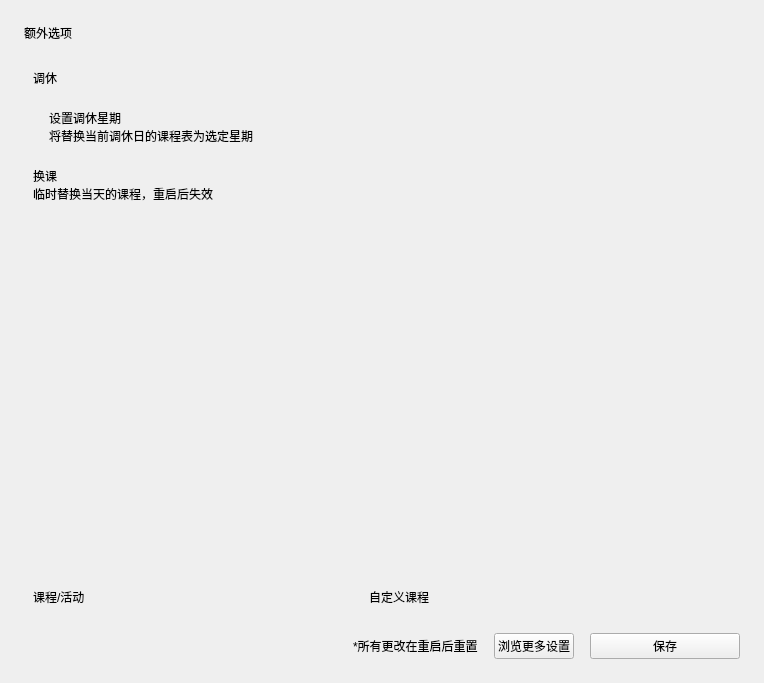
<?xml version="1.0" encoding="UTF-8"?>
<ui version="4.0">
 <class>Form</class>
 <widget class="QWidget" name="Form">
  <property name="geometry">
   <rect>
    <x>0</x>
    <y>0</y>
    <width>764</width>
    <height>683</height>
   </rect>
  </property>
  <property name="windowTitle">
   <string>Form</string>
  </property>
  <layout class="QVBoxLayout" name="verticalLayout_2">
   <property name="spacing">
    <number>18</number>
   </property>
   <property name="leftMargin">
    <number>24</number>
   </property>
   <property name="topMargin">
    <number>24</number>
   </property>
   <property name="rightMargin">
    <number>24</number>
   </property>
   <property name="bottomMargin">
    <number>24</number>
   </property>
   <item>
    <widget class="TitleLabel" name="TitleLabel">
     <property name="text">
      <string>额外选项</string>
     </property>
    </widget>
   </item>
   <item>
    <widget class="SmoothScrollArea" name="ex_scroll">
     <property name="styleSheet">
      <string notr="true">background: transparent; border: none</string>
     </property>
     <property name="verticalScrollBarPolicy">
      <enum>Qt::ScrollBarAlwaysOff</enum>
     </property>
     <property name="widgetResizable">
      <bool>true</bool>
     </property>
     <widget class="QWidget" name="scrollAreaWidgetContents">
      <property name="geometry">
       <rect>
        <x>0</x>
        <y>0</y>
        <width>716</width>
        <height>562</height>
       </rect>
      </property>
      <layout class="QVBoxLayout" name="verticalLayout_3">
       <item>
        <widget class="SubtitleLabel" name="SubtitleLabel_2">
         <property name="text">
          <string>调休</string>
         </property>
        </widget>
       </item>
       <item>
        <widget class="CardWidget" name="CardWidget_2">
         <property name="sizePolicy">
          <sizepolicy hsizetype="Preferred" vsizetype="Preferred">
           <horstretch>0</horstretch>
           <verstretch>0</verstretch>
          </sizepolicy>
         </property>
         <property name="minimumSize">
          <size>
           <width>0</width>
           <height>0</height>
          </size>
         </property>
         <layout class="QHBoxLayout" name="horizontalLayout_3">
          <property name="leftMargin">
           <number>16</number>
          </property>
          <property name="topMargin">
           <number>16</number>
          </property>
          <property name="rightMargin">
           <number>16</number>
          </property>
          <property name="bottomMargin">
           <number>16</number>
          </property>
          <item>
           <layout class="QVBoxLayout" name="verticalLayout">
            <property name="spacing">
             <number>0</number>
            </property>
            <item>
             <widget class="StrongBodyLabel" name="StrongBodyLabel_2">
              <property name="text">
               <string>设置调休星期</string>
              </property>
             </widget>
            </item>
            <item>
             <widget class="CaptionLabel" name="CaptionLabel">
              <property name="text">
               <string>将替换当前调休日的课程表为选定星期</string>
              </property>
             </widget>
            </item>
           </layout>
          </item>
          <item>
           <widget class="ComboBox" name="select_temp_schedule">
            <property name="sizePolicy">
             <sizepolicy hsizetype="Maximum" vsizetype="Fixed">
              <horstretch>0</horstretch>
              <verstretch>0</verstretch>
             </sizepolicy>
            </property>
           </widget>
          </item>
          <item>
           <widget class="ComboBox" name="select_temp_week">
            <property name="sizePolicy">
             <sizepolicy hsizetype="Maximum" vsizetype="Fixed">
              <horstretch>0</horstretch>
              <verstretch>0</verstretch>
             </sizepolicy>
            </property>
           </widget>
          </item>
         </layout>
        </widget>
       </item>
       <item>
        <layout class="QVBoxLayout" name="verticalLayout_4">
         <property name="spacing">
          <number>0</number>
         </property>
         <item>
          <widget class="SubtitleLabel" name="SubtitleLabel">
           <property name="text">
            <string>换课</string>
           </property>
          </widget>
         </item>
         <item>
          <widget class="CaptionLabel" name="CaptionLabel_3">
           <property name="text">
            <string>临时替换当天的课程，重启后失效</string>
           </property>
          </widget>
         </item>
        </layout>
       </item>
       <item>
        <widget class="ListWidget" name="schedule_list">
         <property name="sizePolicy">
          <sizepolicy hsizetype="Expanding" vsizetype="MinimumExpanding">
           <horstretch>0</horstretch>
           <verstretch>0</verstretch>
          </sizepolicy>
         </property>
         <property name="minimumSize">
          <size>
           <width>0</width>
           <height>275</height>
          </size>
         </property>
         <property name="sizeAdjustPolicy">
          <enum>QAbstractScrollArea::AdjustToContents</enum>
         </property>
        </widget>
       </item>
       <item>
        <layout class="QHBoxLayout" name="horizontalLayout">
         <property name="spacing">
          <number>5</number>
         </property>
         <item>
          <widget class="BodyLabel" name="BodyLabel_2">
           <property name="sizePolicy">
            <sizepolicy hsizetype="Fixed" vsizetype="Preferred">
             <horstretch>0</horstretch>
             <verstretch>0</verstretch>
            </sizepolicy>
           </property>
           <property name="text">
            <string>课程/活动</string>
           </property>
           <property name="alignment">
            <set>Qt::AlignLeading|Qt::AlignLeft|Qt::AlignVCenter</set>
           </property>
          </widget>
         </item>
         <item>
          <widget class="ComboBox" name="class_combo">
           <property name="sizePolicy">
            <sizepolicy hsizetype="Minimum" vsizetype="Fixed">
             <horstretch>0</horstretch>
             <verstretch>0</verstretch>
            </sizepolicy>
           </property>
          </widget>
         </item>
         <item>
          <widget class="BodyLabel" name="BodyLabel_3">
           <property name="sizePolicy">
            <sizepolicy hsizetype="Fixed" vsizetype="Preferred">
             <horstretch>0</horstretch>
             <verstretch>0</verstretch>
            </sizepolicy>
           </property>
           <property name="text">
            <string>自定义课程</string>
           </property>
          </widget>
         </item>
         <item>
          <widget class="LineEdit" name="custom_class">
           <property name="sizePolicy">
            <sizepolicy hsizetype="Minimum" vsizetype="Fixed">
             <horstretch>0</horstretch>
             <verstretch>0</verstretch>
            </sizepolicy>
           </property>
           <property name="readOnly">
            <bool>false</bool>
           </property>
          </widget>
         </item>
         <item>
          <widget class="ToolButton" name="set_button"/>
         </item>
        </layout>
       </item>
      </layout>
     </widget>
    </widget>
   </item>
   <item>
    <layout class="QHBoxLayout" name="horizontalLayout_4" stretch="0,0,0,0">
     <property name="spacing">
      <number>16</number>
     </property>
     <item>
      <spacer name="horizontalSpacer">
       <property name="orientation">
        <enum>Qt::Horizontal</enum>
       </property>
       <property name="sizeHint" stdset="0">
        <size>
         <width>40</width>
         <height>20</height>
        </size>
       </property>
      </spacer>
     </item>
     <item>
      <widget class="CaptionLabel" name="CaptionLabel_2">
       <property name="text">
        <string>*所有更改在重启后重置</string>
       </property>
      </widget>
     </item>
     <item>
      <widget class="HyperlinkButton" name="redirect_to_settings">
       <property name="text">
        <string>浏览更多设置</string>
       </property>
      </widget>
     </item>
     <item>
      <widget class="PrimaryPushButton" name="save_temp_conf">
       <property name="sizePolicy">
        <sizepolicy hsizetype="Fixed" vsizetype="Minimum">
         <horstretch>0</horstretch>
         <verstretch>0</verstretch>
        </sizepolicy>
       </property>
       <property name="minimumSize">
        <size>
         <width>150</width>
         <height>0</height>
        </size>
       </property>
       <property name="text">
        <string>保存</string>
       </property>
      </widget>
     </item>
    </layout>
   </item>
  </layout>
 </widget>
 <customwidgets>
  <customwidget>
   <class>ComboBox</class>
   <extends>QPushButton</extends>
   <header>qfluentwidgets</header>
  </customwidget>
  <customwidget>
   <class>PushButton</class>
   <extends>QPushButton</extends>
   <header>qfluentwidgets</header>
  </customwidget>
  <customwidget>
   <class>PrimaryPushButton</class>
   <extends>PushButton</extends>
   <header>qfluentwidgets</header>
  </customwidget>
  <customwidget>
   <class>ToolButton</class>
   <extends>QToolButton</extends>
   <header>qfluentwidgets</header>
  </customwidget>
  <customwidget>
   <class>CardWidget</class>
   <extends>QFrame</extends>
   <header>qfluentwidgets</header>
   <container>1</container>
  </customwidget>
  <customwidget>
   <class>SmoothScrollArea</class>
   <extends>QScrollArea</extends>
   <header>qfluentwidgets</header>
   <container>1</container>
  </customwidget>
  <customwidget>
   <class>CaptionLabel</class>
   <extends>QLabel</extends>
   <header>qfluentwidgets</header>
  </customwidget>
  <customwidget>
   <class>BodyLabel</class>
   <extends>QLabel</extends>
   <header>qfluentwidgets</header>
  </customwidget>
  <customwidget>
   <class>StrongBodyLabel</class>
   <extends>QLabel</extends>
   <header>qfluentwidgets</header>
  </customwidget>
  <customwidget>
   <class>SubtitleLabel</class>
   <extends>QLabel</extends>
   <header>qfluentwidgets</header>
  </customwidget>
  <customwidget>
   <class>TitleLabel</class>
   <extends>QLabel</extends>
   <header>qfluentwidgets</header>
  </customwidget>
  <customwidget>
   <class>LineEdit</class>
   <extends>QLineEdit</extends>
   <header>qfluentwidgets</header>
  </customwidget>
  <customwidget>
   <class>ListWidget</class>
   <extends>QListWidget</extends>
   <header>qfluentwidgets</header>
  </customwidget>
  <customwidget>
   <class>HyperlinkButton</class>
   <extends>PushButton</extends>
   <header>qfluentwidgets</header>
  </customwidget>
 </customwidgets>
 <resources/>
 <connections/>
</ui>
